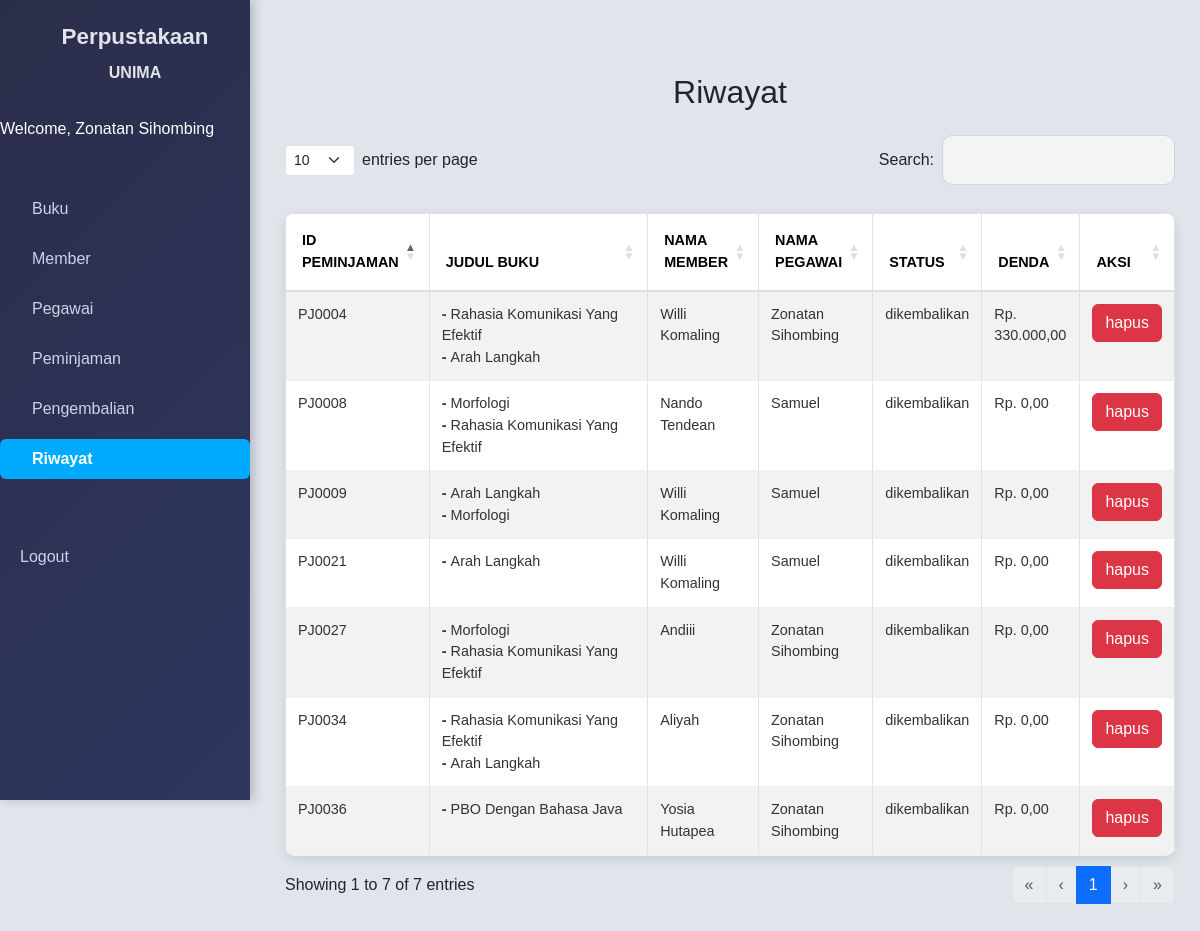
The app's page /public/peminjaman/bukumasuk (signed in) with its own data.
### tables this page shows
CREATE TABLE `peminjaman` (
  `id_peminjaman` varchar(15) NOT NULL,
  `id_buku` varchar(15) DEFAULT NULL,
  `id_buku_2` varchar(15) DEFAULT NULL,
  `id_buku_3` varchar(15) DEFAULT NULL,
  `id_member` int(11) DEFAULT NULL,
  `id_pegawai` int(11) DEFAULT NULL,
  `tanggal_pinjam` timestamp NOT NULL DEFAULT current_timestamp(),
  `status` enum('dipinjam','dikembalikan') DEFAULT 'dipinjam',
  `denda` decimal(10,2) DEFAULT 0.00
);

CREATE TABLE `buku` (
  `id_buku` varchar(15) NOT NULL,
  `judul` varchar(200) DEFAULT NULL,
  `kategori` varchar(100) DEFAULT NULL,
  `penerbit` varchar(100) DEFAULT NULL,
  `tahun` int(11) DEFAULT NULL,
  `gambar_sampul` varchar(255) DEFAULT NULL
);

CREATE TABLE `member` (
  `id_member` int(11) NOT NULL,
  `nama` varchar(100) DEFAULT NULL,
  `alamat` text DEFAULT NULL,
  `no_hp` varchar(15) DEFAULT NULL,
  `tanggal_daftar` timestamp NOT NULL DEFAULT current_timestamp(),
  `fakultas` varchar(100) DEFAULT NULL,
  `jurusan` varchar(100) DEFAULT NULL,
  `gambar_member` varchar(200) DEFAULT NULL
);

CREATE TABLE `pegawai` (
  `id_pegawai` int(11) NOT NULL,
  `nama` varchar(100) DEFAULT NULL,
  `username` varchar(50) DEFAULT NULL,
  `password` varchar(255) DEFAULT NULL,
  `hak_akses` enum('admin','petugas') NOT NULL,
  `gambar_pegawai` varchar(100) DEFAULT NULL
);

### app/core/Controller.php (called while the page is built, shortened)
<?php
class Controller {
    public function view($view, $data = [])
    {
        require_once '../app/views/' . $view . '.php' ;
    }
    public function model($model)
    {
        return new $model;
    }
}

### app/controllers/Peminjaman.php (called while the page is built, shortened)
<?php
class Peminjaman extends Controller {
    public function bukuMasuk() {
        $data['judul'] = 'Riwayat';
        $data['peminjaman'] = $this->model('Peminjaman_model')->getAllBukuMasuk();
        $this->view('peminjaman/bukumasuk', $data);
    }
}

### app/core/App.php (called while the page is built, shortened)
<?php
class App {
    protected $method = 'index';
    public function __construct()
    {
        $url = $this->parseURL();
        if ($url && file_exists('../app/controllers/'. $url[0]. '.php')) {
            unset($url[0]);
        }
        $this->controller = new $this->controller;
        if (isset($url[1])) {
            if (method_exists($this->controller, $url[1])) {
                $this->method = $url[1];
                unset($url[1]);
            }
        }
        $this->params = $url ? array_values($url) : [];
        call_user_func_array([$this->controller, $this->method], $this->params);
    }
    public function parseURL()
    {
        if (isset($_GET['url'])) {
            $url = rtrim($_GET['url'], '/');
            $url = filter_var($url, FILTER_SANITIZE_URL);
            $url = explode('/', $url);
            return $url;
        }
        return null;
    }
}

### public/index.php (called while the page is built, shortened)
<?php
$app = new App;

### app/core/Database.php (called while the page is built, shortened)
<?php
class Database {
    Private $host = DB_HOST;
    private $user = DB_USER;
    private $pass = DB_PASS;
    private $db_name = DB_NAME;
    private $dbh;
    private $stmt;
    public function  __construct()
    {
        $dsn = 'mysql:host='. $this->host. '; dbname=' .$this->db_name;
        try{
            $this->dbh = new PDO($dsn, $this->user, $this->pass);
        } catch(PDOException $e) {
            die($e->getMessage());
        }
    }
    public function query($query)
    {
        $this->stmt = $this->dbh->prepare($query);
    }
    public function execute()
    {
        $this->stmt->execute();
    }
    public function resultSet()
    {
        $this->execute();
        return $this->stmt->fetchAll(PDO::FETCH_ASSOC);
    }
}

### app/models/Peminjaman_model.php (called while the page is built, shortened)
<?php
class Peminjaman_model {
    private $db;
    public function __construct()
    {
        $this->db = new Database;
    }
    public function getAllBukuMasuk()
    {
        $query = "SELECT
                    peminjaman.*,
                    buku1.judul AS judul_buku,
                    buku2.judul AS judul_buku_2,
                    buku3.judul AS judul_buku_3,
                    member.nama AS nama_member,
                    pegawai.nama AS nama_pegawai
                FROM peminjaman
                LEFT JOIN buku AS buku1 ON peminjaman.id_buku = buku1.id_buku
                LEFT JOIN buku AS buku2 ON peminjaman.id_buku_2 = buku2.id_buku
                LEFT JOIN buku AS buku3 ON peminjaman.id_buku_3 = buku3.id_buku
                INNER JOIN member ON peminjaman.id_member = member.id_member
                INNER JOIN pegawai ON peminjaman.id_pegawai = pegawai.id_pegawai
                WHERE peminjaman.status = 'dikembalikan'";
        $this->db->query($query);
        return $this->db->resultSet();
    }
}

### app/views/peminjaman/bukumasuk.php (the view, shortened to what this page needs)
<div class="container my-5">
    <h2 class="text-center mb-4">Riwayat</h2>
    <table class="table table-bordered table-striped" id="riwayat">
        <thead>
            <tr>
                <th>ID Peminjaman</th>
                <th style="width: 70%;">Judul Buku</th>
                <th>Nama Member</th>
                <th>Nama Pegawai</th>
                <th>Status</th>
                <th>Denda</th>
                <?php if (isset($_SESSION['hak_akses']) && $_SESSION['hak_akses'] === 'admin'): ?>
                <th>Aksi</th>
                <?php endif; ?>
            </tr>
        </thead>
        <tbody>
            <?php foreach ($data['peminjaman'] as $buku): ?>
                <tr>
                    <td><?= $buku['id_peminjaman']; ?></td>
                    <td>
                        <strong>- </strong><?= $buku['judul_buku']; ?>
                        <?php if (!empty($buku['judul_buku_2'])): ?>
                        <br><strong>- </strong><?= $buku['judul_buku_2']; ?>
                    <?php endif; ?>
                    <?php if (!empty($buku['judul_buku_3'])): ?>
                        <br><strong>- </strong><?= $buku['judul_buku_3']; ?>
                    <?php endif; ?>
                    </td>
                    <td><?= $buku['nama_member']; ?></td>
                    <td><?= $buku['nama_pegawai']; ?></td>
                    <td><?= $buku['status']; ?></td>
                    <td><?php echo 'Rp. ' . number_format($buku['denda'], 2, ',', '.'); ?></td>
                    <?php if (isset($_SESSION['hak_akses']) && $_SESSION['hak_akses'] === 'admin'): ?>
                    <td>
                        <a href="<?= BASEURL; ?>/Peminjaman/hapus/<?= $buku['id_peminjaman']; ?>" class="btn btn-danger ml-2" onclick="return confirm('Apakah anda yakin ingin menghapus peminjaman <?=$buku['id_peminjaman']?>?');">hapus</a>
                    </td>
                    <?php endif; ?>
                </tr>
            <?php endforeach; ?>
        </tbody>
    </table>
</div>

### public/css/st.css (style rules this page uses)
body { display: flex; margin: 0; font-family: Arial, sans-serif; background-color: #e0e5ec; min-height: 100vh; overflow-x: hidden; }
.container { margin-left: 230px; padding: 25px; width: 100%; transition: margin-left 0.3s ease; }
.table { width: 100%; border-collapse: collapse; border-radius: 10px; overflow: hidden; box-shadow: 0 4px 12px rgba(0, 0, 0, 0.1); margin-top: 20px; }
.table thead { background-color: #f4f4f8; font-weight: 600; text-transform: uppercase; color: #555; }
.table thead th { padding: 16px; font-size: 0.9rem; border-bottom: 2px solid #ddd; text-align: left; }
.table tbody tr { transition: background-color 0.2s; }
.table tbody th, .table tbody td { padding: 12px; font-size: 0.9rem; color: #333; border-bottom: 1px solid #eee; }
.table { width: 100%; border-collapse: collapse; }

### records on screen
peminjaman: id_peminjaman "PJ0004", id_buku.judul "Rahasia Komunikasi Yang Efektif", id_buku_3.judul "Arah Langkah", id_member.nama "Willi Komaling", id_pegawai.nama "Zonatan Sihombing", status "dikembalikan", denda "330.000,00"
peminjaman: id_peminjaman "PJ0008", id_buku.judul "Morfologi", id_buku_2.judul "Rahasia Komunikasi Yang Efektif", id_member.nama "Nando Tendean", id_pegawai.nama "Samuel", status "dikembalikan", denda "0,00"
peminjaman: id_peminjaman "PJ0009", id_buku.judul "Arah Langkah", id_buku_2.judul "Morfologi", id_member.nama "Willi Komaling", id_pegawai.nama "Samuel", status "dikembalikan", denda "0,00"
peminjaman: id_peminjaman "PJ0021", id_buku.judul "Arah Langkah", id_member.nama "Willi Komaling", id_pegawai.nama "Samuel", status "dikembalikan", denda "0,00"
peminjaman: id_peminjaman "PJ0027", id_buku.judul "Morfologi", id_buku_2.judul "Rahasia Komunikasi Yang Efektif", id_member.nama "Andiii", id_pegawai.nama "Zonatan Sihombing", status "dikembalikan", denda "0,00"
peminjaman: id_peminjaman "PJ0034", id_buku.judul "Rahasia Komunikasi Yang Efektif", id_buku_2.judul "Arah Langkah", id_member.nama "Aliyah", id_pegawai.nama "Zonatan Sihombing", status "dikembalikan", denda "0,00"
peminjaman: id_peminjaman "PJ0036", id_buku.judul "PBO Dengan Bahasa Java", id_member.nama "Yosia Hutapea", id_pegawai.nama "Zonatan Sihombing", status "dikembalikan", denda "0,00"

### other values on screen
$_SESSION['nama'] "Zonatan Sihombing"
